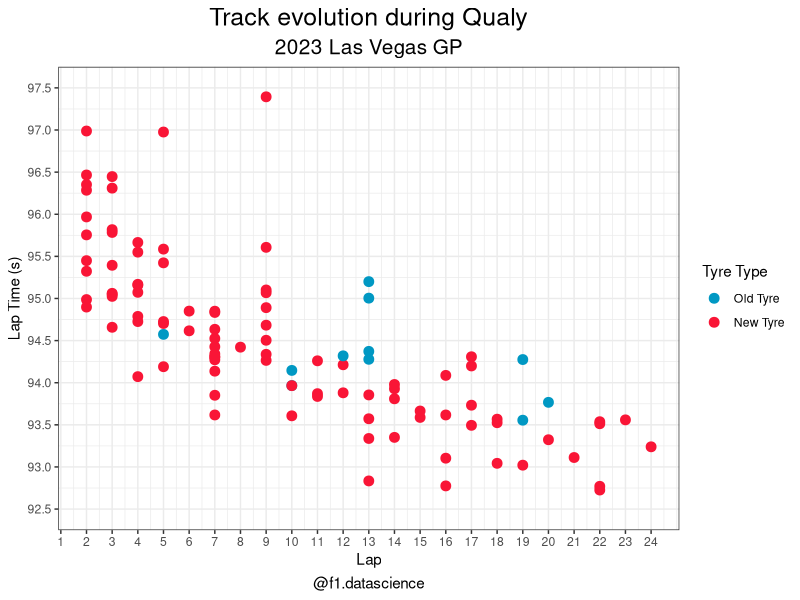

Source code (R):
library(ggplot2)
library(dplyr)
library(gganimate)
setwd("/Users/ainefernandez/documents/F1DataScience")
drivercolors <- c("VER" = "#3671C6","PER" = "#3671C6","ALO" = "#358C75","SAI" = "#F91536","HAM" = "#6CD3BF",
                  "STR" = "#358C75","RUS" = "#6CD3BF","BOT" = "#C92D4B","GAS" = "#2293D1","ALB" = "#37BEDD",
                  "TSU" = "#5E8FAA","SAR" = "#37BEDD","MAG" = "#B6BABD","DEV" = "#5E8FAA","HUL" = "#B6BABD",
                  "ZHO" = "#C92D4B", "NOR" = "#F58020","OCO" = "#2293D1","LEC" = "#F91536","PIA" = "#F58020", "RIC"="#5E8FAA","LAW"="#5E8FAA")
teamscolors<-c("Red Bull"="#3671C6","Mercedes"="#6CD3BF","Aston Martin"="#358C75","Ferrari"="#F91536","Williams"="#37BEDD","Aston Martin"="#358C75",
               "Alpine"="#2293D1","Haas"="#B6BABD","AlphaTauri"="#5E8FAA","McLaren"="#F58020","Alfa Romeo"="#C92D4B")

singapur<-read.csv("laptimesQVegas.csv")
monlando <- ggplot(singapur, aes(x = LapNumber, y = LapTime, col = FreshTyre)) +
  geom_point(size = 3) +
  scale_color_manual(
    values = c("False" = "#0098C3", "True" = "#F91536"),
    breaks = c("False", "True"),
    labels = c("Old Tyre", "New Tyre")
  ) +
  scale_y_continuous(limits = c(92.5, 97.5), breaks = seq(92.5, 97.5, by = 0.5)) +
  scale_x_continuous(breaks = seq(1, 24, by = 1)) +
  theme_bw() +
  labs(
    x = "Lap",
    y = "Lap Time (s)",
    title = "Track evolution during Qualy",
    subtitle = "2023 Las Vegas GP",
    caption = "@f1.datascience",
    col = "Tyre Type"  # Set the legend title
  ) +
  theme(
    panel.background = element_rect(fill = "white", color = "white"),
    plot.background = element_rect(fill = "white", color = "white"),
    plot.title = element_text(size = 18, hjust = 0.5),
    plot.subtitle = element_text(size = 15, hjust = 0.5),
    plot.caption = element_text(size = 11, hjust = 0.5)
  )

monlando
